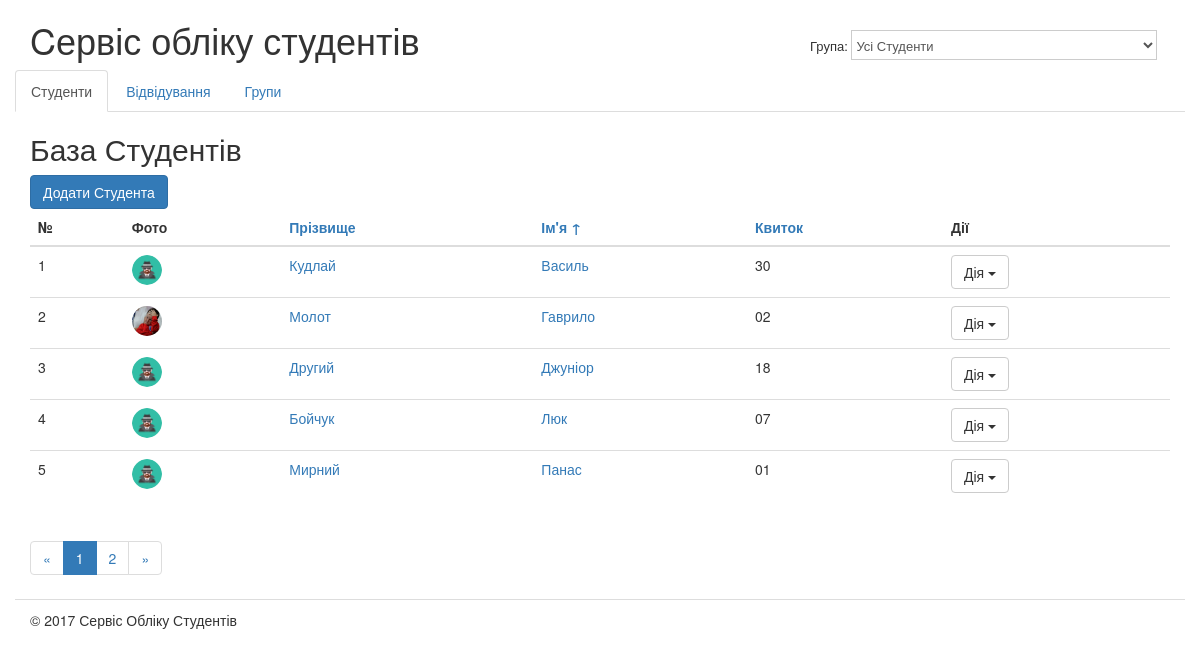
Before: /?order_by=first_name with the older database file.
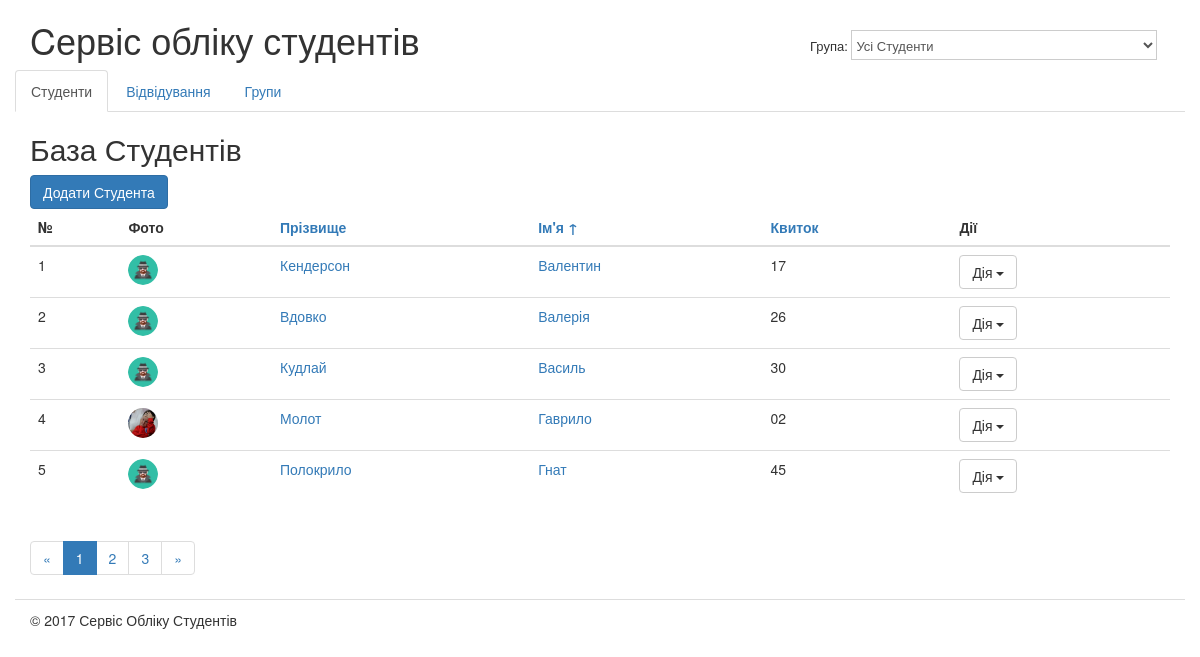
After: the same page with the newer database file.
### studentsdb/students/models.py (models this page shows, shortened)
class Student(models.Model):
    class Meta(object):
        verbose_name = u"Студент"
        verbose_name_plural = u"Студенти"
    first_name = models.CharField(
        max_length=256,
        blank=False,
        verbose_name=u"Ім'я")
    last_name = models.CharField(
        max_length=256,
        blank=False,
        verbose_name=u"Прізвище")
    middle_name = models.CharField(
        max_length=256,
        blank=True,
        verbose_name=u"По - батькові",
        default='')
    student_group = models.ForeignKey('Group',
        verbose_name=u'Група',
        blank=False,
        null=True,
        on_delete=models.PROTECT)
    birthday = models.DateField(
        blank=False,
        verbose_name=u"Дата народження",
        null = True)
    photo = models.ImageField(
        blank=True,
        verbose_name=u"Фото",
        null = True)
    ticket = models.CharField(
        max_length=256,
        blank=False,
        verbose_name=u"Квиток")
    notes = models.TextField(
        blank=True,
        verbose_name=u"Додаткові нотатки")

### studentsdb/students/views.py (the view)
# urls.py: url(r'^$', views.students_list, name='home'),
def students_list(request):
    students = Student.objects.all()
    order_by = request.GET.get('order_by', 'last_name')
    if order_by in ('last_name', 'first_name', 'ticket'):
        students = students.order_by(order_by)
        if request.GET.get('reverse', '') == '1':
            students = students.reverse()
    paginator = Paginator(students, 5)
    page = request.GET.get('page')
    try:
        students = paginator.page(page)
    except PageNotAnInteger:
        students = paginator.page(1)
    except EmptyPage:
        students = paginator.page(paginator.num_pages)
    return render(request, 'students/students_list.html',
                  {'students': students})

### studentsdb/studentsdb/context_processors.py (called while the page is built)
def students_proc(request):
    return {'PORTAL_URL': PORTAL_URL}

### studentsdb/students/templates/students/students_list.html (shortened to what this page needs)
{% extends "students/base.html" %}
{% load static from staticfiles %}
{% block title %}База Студентів{% endblock title %}
{% block content %}
    <a href="{% url "students_add" %}" class="btn btn-primary">Додати Студента</a>
    <table class="table">
        {% with order_by=request.GET.order_by reverse=request.GET.reverse %}
        <thead>
        <tr>
            <th>№</th>
            <th>Фото</th>
            <th>
                <a href="{% url "home" %}?order_by=last_name{% if order_by == 'last_name' and reverse != '1' %}&amp;reverse=1{% endif %}">
                    Прізвище
                </a>
            </th>
            <th>
                <a href="{% url "home" %}?order_by=first_name{% if order_by == 'first_name' and reverse != '1' %}&amp;reverse=1{% endif %}">
                    Ім'я
                    {% if order_by == 'first_name' and reverse != '1' %}&uarr;
                        {% elif order_by == 'first_name' and reverse == '1' %}&darr;
                    {% endif %}
                </a>
            </th>
            <th>
                <a href="{% url "home" %}?order_by=ticket{% if order_by == 'ticket' and reverse != '1' %}&amp;reverse=1{% endif %}">
                    Квиток
                </a>
            </th>
            <th>Дії</th>
        </thead>
        {% endwith %}
        <tbody>
        {% for student in students %}
            <tr>
                <td>{{ forloop.counter }}</td>
                {% if student.photo %}
                    <td><img class="img-circle" src="{{ student.photo.url }}" height="30" width="30"/></td>
                {% else %}
                    <td><img class="img-circle" src="{% static "1.png" %}" height="30" width="30"/></td>
                {% endif %}
                <td><a href="{% url "students_edit" student.id %}">
                    {{ student.last_name }}</a></td>
                <td><a href="{% url "students_edit" student.id %}">
                    {{ student.first_name }}</a></td>
                <td> {{ student.ticket }} </td>
                <td>
                    <div class="dropdown">
                        <button class="btn btn-default dropdown-toggle" type="button"
                                data-toggle="dropdown" aria-haspopup="true" aria-expanded="true">Дія
                            <span class="caret"></span>
                        </button>
                    </div>
                </td>
            </tr>
        {% endfor %}
        </tbody>
    </table>
    {% if students.has_other_pages %}
    {% with order_by=request.GET.order_by reverse=request.GET.reverse %}
    <nav aria-label="Page navigation">
        <ul class="pagination">
            <li>
                <a href="{% url "home" %}?page=1&amp;order_by={{ order_by }}&amp;reverse={{ reverse }}">&laquo;</a>
            </li>
            {% for p in students.paginator.page_range %}
            <li {% if students.number == p %} class="active" {% endif %}>
                <a href="{% url "home" %}?page={{ p }}&amp;order_by={{ order_by }}&amp;reverse={{ reverse }}">{{ p }}</a>
            </li>
            {% endfor %}
            <li>
                <a href="{% url "home" %}?page={{ students.paginator.num_pages }}&amp;order_by={{ order_by }}&amp;reverse={{ reverse }}">&raquo;</a>
            </li>
        </ul>
    </nav>
    {% endwith %}
    {% endif %}
{% endblock content %}

Changed rows visible on the page:
no longer on this page (row unchanged): Student: last_name "Другий", first_name "Джуніор", ticket "18"
no longer on this page (row unchanged): Student: last_name "Бойчук", first_name "Люк", ticket "07"
no longer on this page (row unchanged): Student: last_name "Мирний", first_name "Панас", ticket "01"
added Student: last_name "Кендерсон", first_name "Валентин", ticket "17"
added Student: last_name "Вдовко", first_name "Валерія", ticket "26"
added Student: last_name "Полокрило", first_name "Гнат", ticket "45"
Other visible differences:
new list line: "3"
